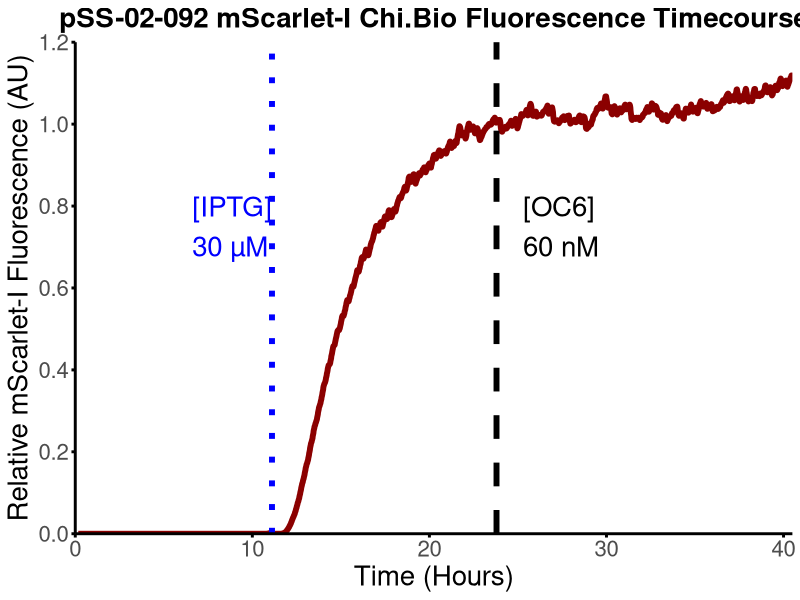
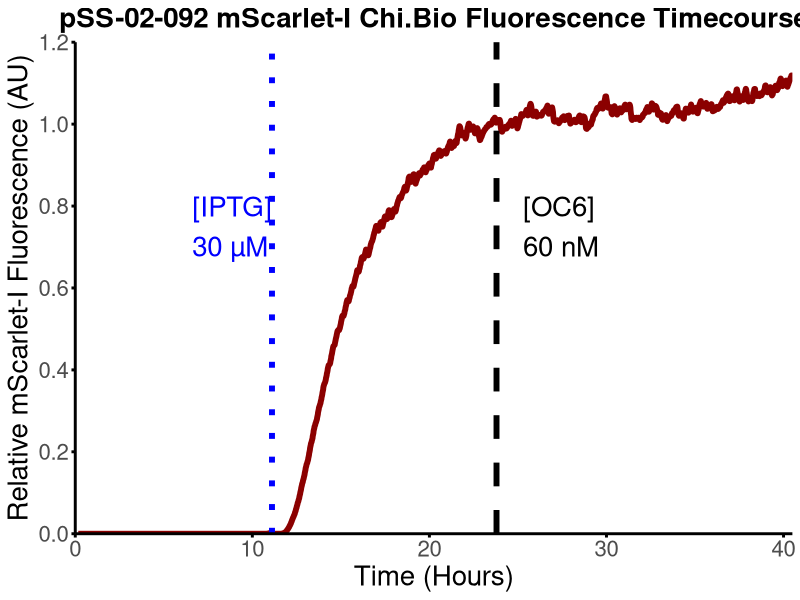

R code for these plots, in order:
library(tidyverse)  
library(zoo)         
library(patchwork)   
library(matrixStats)
library(ggplot2)
library(dplyr)
library(tidyr)


pSS_02_092_Raw_Data = read.csv('Data/Figure_2_Panel_G/pSS_02_092_ChiBio.csv', header = TRUE)
keep_cols <- c("exp_time", "od_measured", "OC6..nM.", "IPTG..uM.", "FP2_emit1", "growth_rate")

Data = pSS_02_092_Raw_Data[, keep_cols]


# Subtracting background fluorescence
transition_row <- which(diff(Data$IPTG..uM.) == 30)[1] + 1
last30 <- Data[(transition_row - 30):(transition_row - 1), ]
mean_FP2_last30 <- mean(last30$FP2_emit1, na.rm = TRUE)


Data$FP2_emit1 = Data$FP2_emit1 - mean_FP2_last30

# Normalise intitial output to 1 
transition_row <- which(diff(Data$OC6..nM.) == 60)[1] + 1
last30 <- Data[(transition_row - 30):(transition_row - 1), ]
mean_FP2_last30 <- mean(last30$FP2_emit1, na.rm = TRUE)
Data$FP2_emit1 = Data$FP2_emit1 / mean_FP2_last30


# Calculate moving averages: 
Data$FP2_emit1_MA21      <- rollapply(Data$FP2_emit1, width = 21, FUN = mean, align = "center", fill = NA)

# Setting negative fluorescence values to zero 
Data$FP2_emit1_MA21[Data$FP2_emit1_MA21 < 0] <- 0

transition_row_1 <- which(diff(Data$IPTG..uM.) == 30)[1] + 1
transition_time_1 <- Data$exp_time[transition_row_1]

transition_time  = Data$exp_time[transition_row]

p1 <- ggplot(Data, aes(x = exp_time, y = FP2_emit1_MA21)) +
  geom_line(linewidth = 2, color = "darkred") +
  geom_vline(xintercept = transition_time_1, linetype = "dotted", color = "blue", linewidth = 2) + 
  geom_vline(xintercept = transition_time, linetype = "dashed", color = "black", linewidth = 2) +
  annotate("text", x = transition_time_1 - 4.5, y = 0.75, label = "[IPTG]\n30 µM", 
           color = "blue", size = 7, hjust = 0) +
  annotate("text", x = transition_time + 1.5, y = 0.75, label = "[OC6]\n60 nM", 
           color = "black", size = 7, hjust = 0) +
  theme_minimal() + 
  theme(
    text = element_text(size = 20),
    axis.title = element_text(size = 20, hjust = 0.5),
    plot.title = element_text(size = 20, hjust = 0.5, face = "bold"),
    legend.title = element_text(size = 16),
    legend.text = element_text(size = 14),
    axis.line = element_line(linewidth = 1, color = "black"),
    axis.ticks = element_line(linewidth = 1, color = "black"),
    panel.grid.major = element_blank(),
    panel.grid.minor = element_blank(),
    panel.grid = element_line(colour = "grey90", linewidth = 0.5, linetype = "dashed")
  ) + 
  scale_x_continuous(expand = c(0, 0), limits = c(0, 40 + 0.5), breaks = seq(0, 40, 10)) + 
  scale_y_continuous(expand = c(0, 0), limits = c(0, 1.2), breaks = seq(0, 1.2, 0.2)) + 
  labs(
    x = "Time (Hours)",
    y = "Relative mScarlet-I Fluorescence (AU)",
    title = "pSS-02-092 mScarlet-I Chi.Bio Fluorescence Timecourse"
  ) 


print(p1)
svg("pSS-02-092_mScarlet.svg", width = 7.5*1.5, height = 4.55*1.5, bg = "white")
print(p1)
dev.off()
